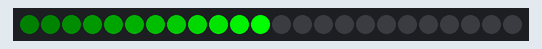
This program was run on a simulated ESP32 board running MicroPython. Parts: 24 RGB LEDs in strip order, left to right. What the program prints to the serial console is not drawn.

Above: at 0.15 s.
At 5.08 s:
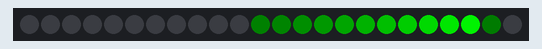
At 10.01 s:
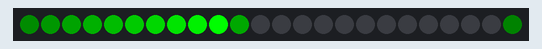
At 19.87 s:
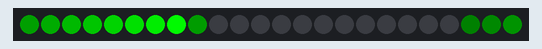
At 29.73 s:
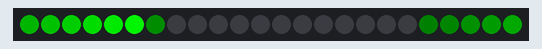
At 39.59 s:
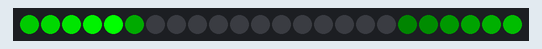

The program:

main_comet_gpio3_test_20260715.py
```python
"""
Comet effect for WS2812 (24 LEDs, GPIO 3):
- D2 (index 0) dim, D13 (index 11) bright, D14-D25 (indices 12-23) off
- Clockwise rotation, 2 seconds per revolution
"""

import machine
import neopixel
import time

LED_PIN = 3
LED_COUNT = 24
COMET_LEN = 12
MIN_BRIGHT = 5      # D2 暗端（几乎黑但还能看见）
MAX_BRIGHT = 255    # D13 亮端
DURATION_MS = 2000
CURVE_POWER = 2.0   # 渐变曲线（>1 让前半段更暗，后半段更亮）

np = neopixel.NeoPixel(machine.Pin(LED_PIN), LED_COUNT)


def render(offset):
    for i in range(LED_COUNT):
        pos = (i - offset) % LED_COUNT
        if pos < COMET_LEN:
            # 二次曲线渐变：暗端长，亮端短，渐变更明显
            t = pos / (COMET_LEN - 1)  # 0..1
            t = t ** CURVE_POWER
            b = MIN_BRIGHT + (MAX_BRIGHT - MIN_BRIGHT) * t
        else:
            b = 0
        np[i] = (0, int(b), 0)
    np.write()


print("Comet started. Pin=", LED_PIN, "LEDs=", LED_COUNT)
start = time.ticks_ms()

while True:
    now = time.ticks_ms()
    elapsed = time.ticks_diff(now, start)
    offset = (elapsed / DURATION_MS) * LED_COUNT
    render(offset)
    time.sleep_ms(20)
```
